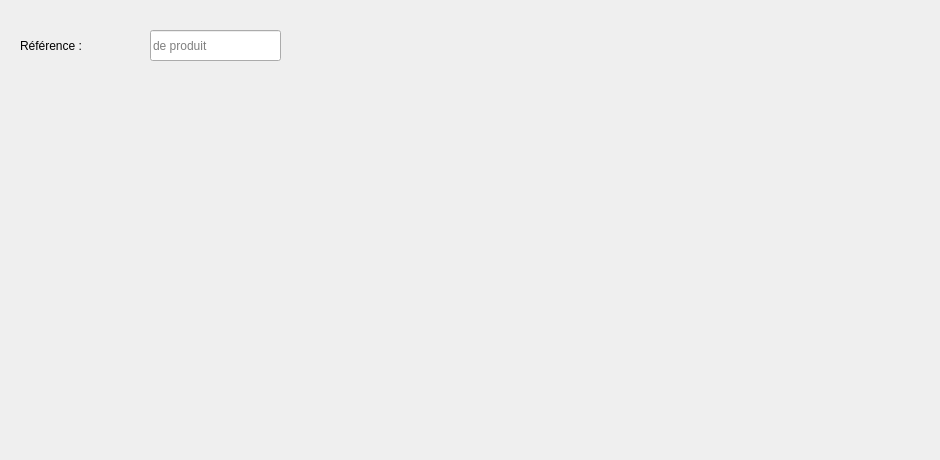
        <widget class="QWidget" name="tab_15">
         <attribute name="icon">
          <iconset>
           <normaloff>../../gestion_fournisseur/PP.png</normaloff>../../gestion_fournisseur/PP.png</iconset>
         </attribute>
         <attribute name="title">
          <string>Supprimer</string>
         </attribute>
         <widget class="QLabel" name="label_32">
          <property name="geometry">
           <rect>
            <x>20</x>
            <y>30</y>
            <width>121</width>
            <height>31</height>
           </rect>
          </property>
          <property name="styleSheet">
           <string notr="true">font: 12pt &quot;MS Shell Dlg 2&quot;;</string>
          </property>
          <property name="text">
           <string>Référence :</string>
          </property>
         </widget>
         <widget class="QLineEdit" name="le_ref_supp">
          <property name="geometry">
           <rect>
            <x>150</x>
            <y>30</y>
            <width>131</width>
            <height>31</height>
           </rect>
          </property>
          <property name="placeholderText">
           <string>de produit </string>
          </property>
         </widget>
         <widget class="QPushButton" name="pushButton_24">
          <property name="geometry">
           <rect>
            <x>310</x>
            <y>20</y>
            <width>101</width>
            <height>61</height>
           </rect>
          </property>
          <property name="styleSheet">
           <string notr="true">#pushButton_24{
	image: url(:/new/prefix1/i,qge/PP.png);
border:none;}</string>
          </property>
          <property name="text">
           <string/>
          </property>
         </widget>
         <widget class="QLabel" name="label_48">
          <property name="geometry">
           <rect>
            <x>-34</x>
            <y>-27</y>
            <width>931</width>
            <height>451</height>
           </rect>
          </property>
          <property name="text">
           <string/>
          </property>
          <property name="pixmap">
           <pixmap>../../gestion_fournisseur/1.png</pixmap>
          </property>
         </widget>
         <widget class="QPushButton" name="pushButton_44">
          <property name="geometry">
           <rect>
            <x>640</x>
            <y>-110</y>
            <width>251</width>
            <height>381</height>
           </rect>
          </property>
          <property name="styleSheet">
           <string notr="true">#pushButton_44{
	image: url(:/new/prefix1/i,qge/c.png);
border:none;}</string>
          </property>
          <property name="text">
           <string/>
          </property>
         </widget>
         <zorder>label_48</zorder>
         <zorder>label_32</zorder>
         <zorder>pushButton_24</zorder>
         <zorder>le_ref_supp</zorder>
         <zorder>pushButton_44</zorder>
        </widget>
